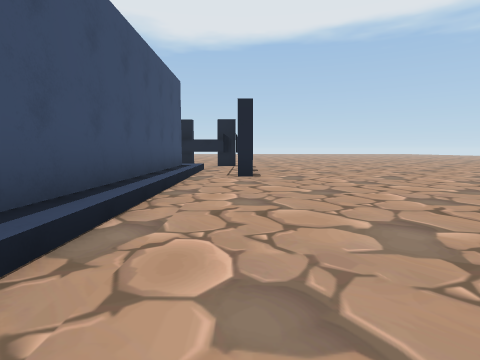
[1] (above)

16 first-person views from a walk through a 3-D level made in the Unity game engine. The camera is 1.3 m above the floor, tilts 6° down and sees 80° across. The floor is counted in squares, 2 m on a side. Each view is taken from the middle of a square. On the plan, view 1 faces up. The plan holds only what a view shows up to about 9 squares ahead; the rest is blank. The place goes on beyond the plan. Some animated figures are not drawn.

[2]
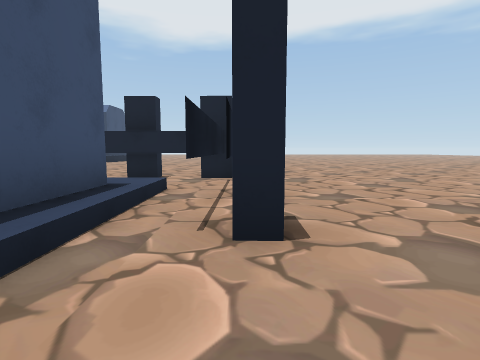

[3]
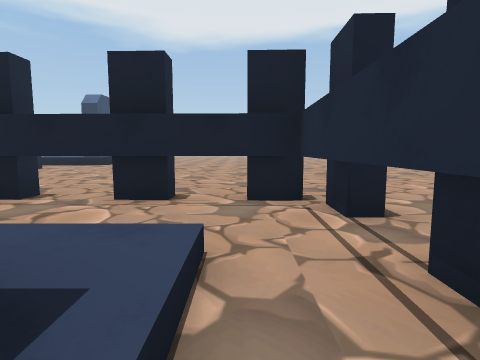

[4]
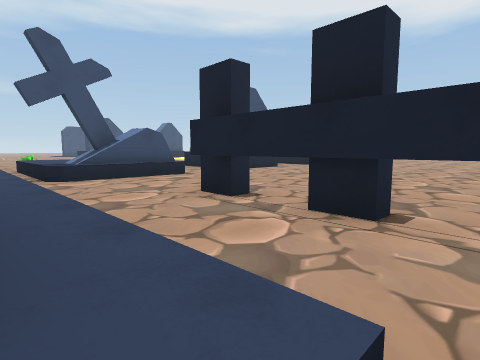

[5]
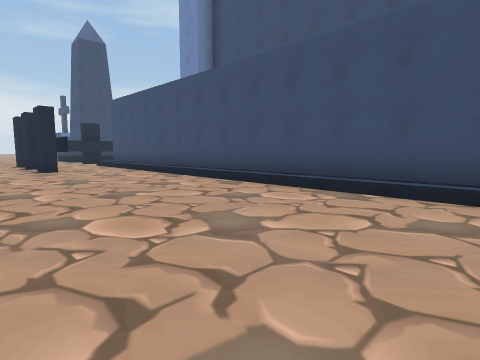

[6]
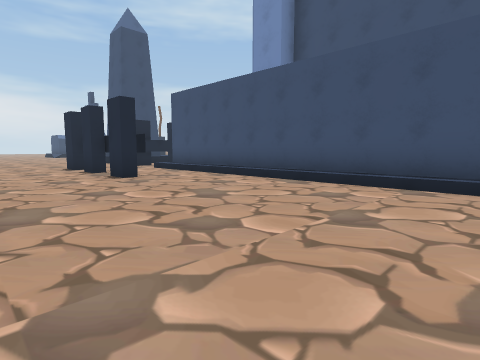

[7]
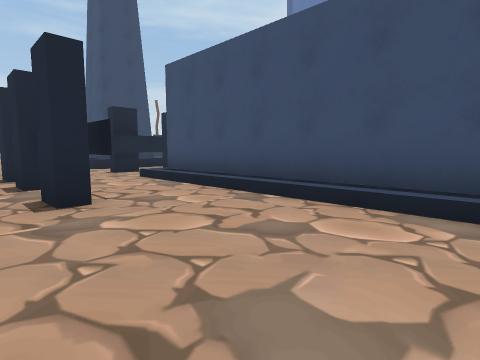

[8]
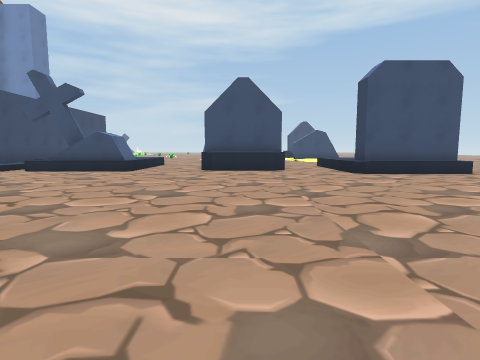

[9]
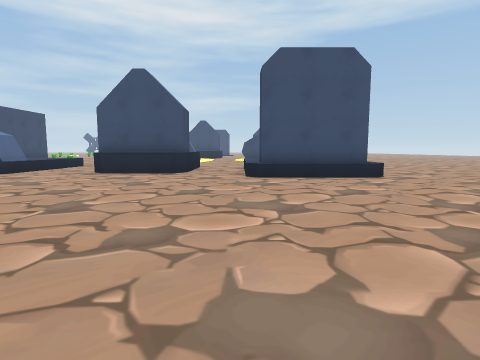

[10]
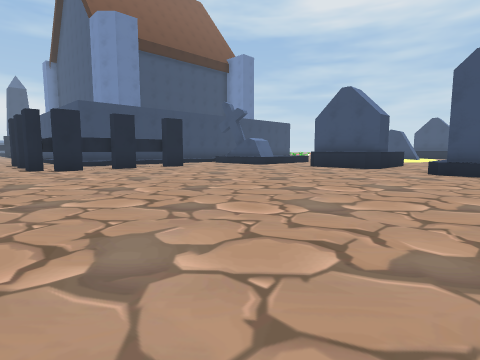

[11]
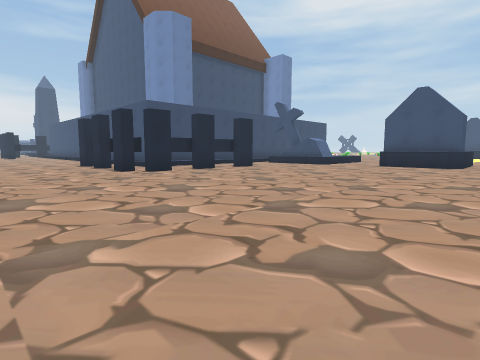

[12]
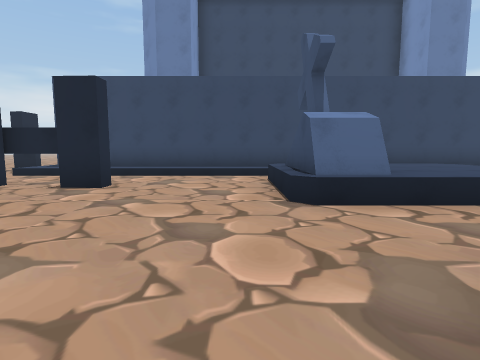

[13]
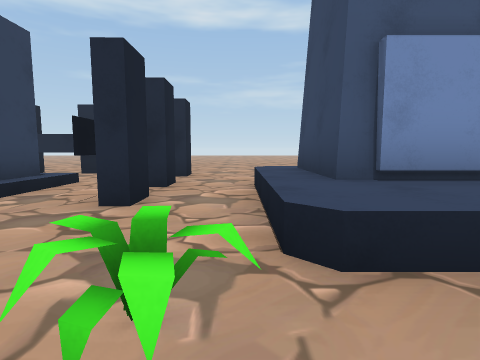

[14]
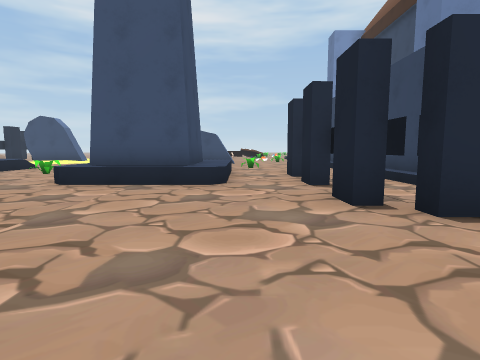

[15]
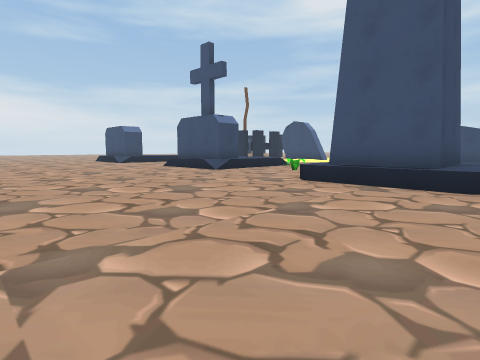

[16]
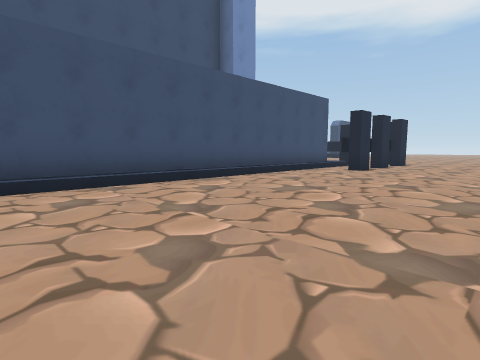

### Floor plan
Key: @ floor where view 1 was taken; # wall or solid block; . floor; ^ raised ledge; T thing the floor can be seen under or through.
Columns run from 14 left of view 1 to 4 right of it. Each row starts with its distance up from view 1.
 22        #.........
 21       ^#.........
 20      ^^^...........
 19      ..............
 18      #^............
 17      ^^............
 16      #^............
 15      ..............
 14     ...............
 13    ^^##............
 12    ^^^#...T.TT#....
 11   ^^^^^....T..#....
 10   ............#....
  9 #############.#....
  8             #.#....
  7             #.#....
  6             #......
  5             #......
  4             #......
  3             #......
  2             #......
  1             #......
  0             #.@....
 -1             #......
 -2             #......
 -3             #......
 -4             #......
 -5             #.....
 -6             #..#..
 -7             #..#..
 -8            ##..#..
 -9           .....T..
-10          ..#TTTT..
-11         ..........
-12        ............
-13         .^^#^......
-14          ^^ #......
-15           ###......
-16            ........
-17           .........
-18          .........
-19          .. ......
-20              .....
-21               ....
-22                ...
-23                 ..

Positions as (right, up) in squares from view 1, and headings:
1: (0, 0), facing up
2: (0, 5), facing up
3: (-1, 8), facing up
4: (-1, 9), facing up-left
5: (3, 4), facing down-left
6: (4, 1), facing down-left
7: (2, -2), facing down-left
8: (1, 17), facing left
9: (0, 20), facing left
10: (2, 22), facing down-left
11: (4, 20), facing down-left
12: (-7, 17), facing down
13: (-7, -12), facing right
14: (4, -12), facing left
15: (4, -12), facing down-left
16: (4, -2), facing up-left
